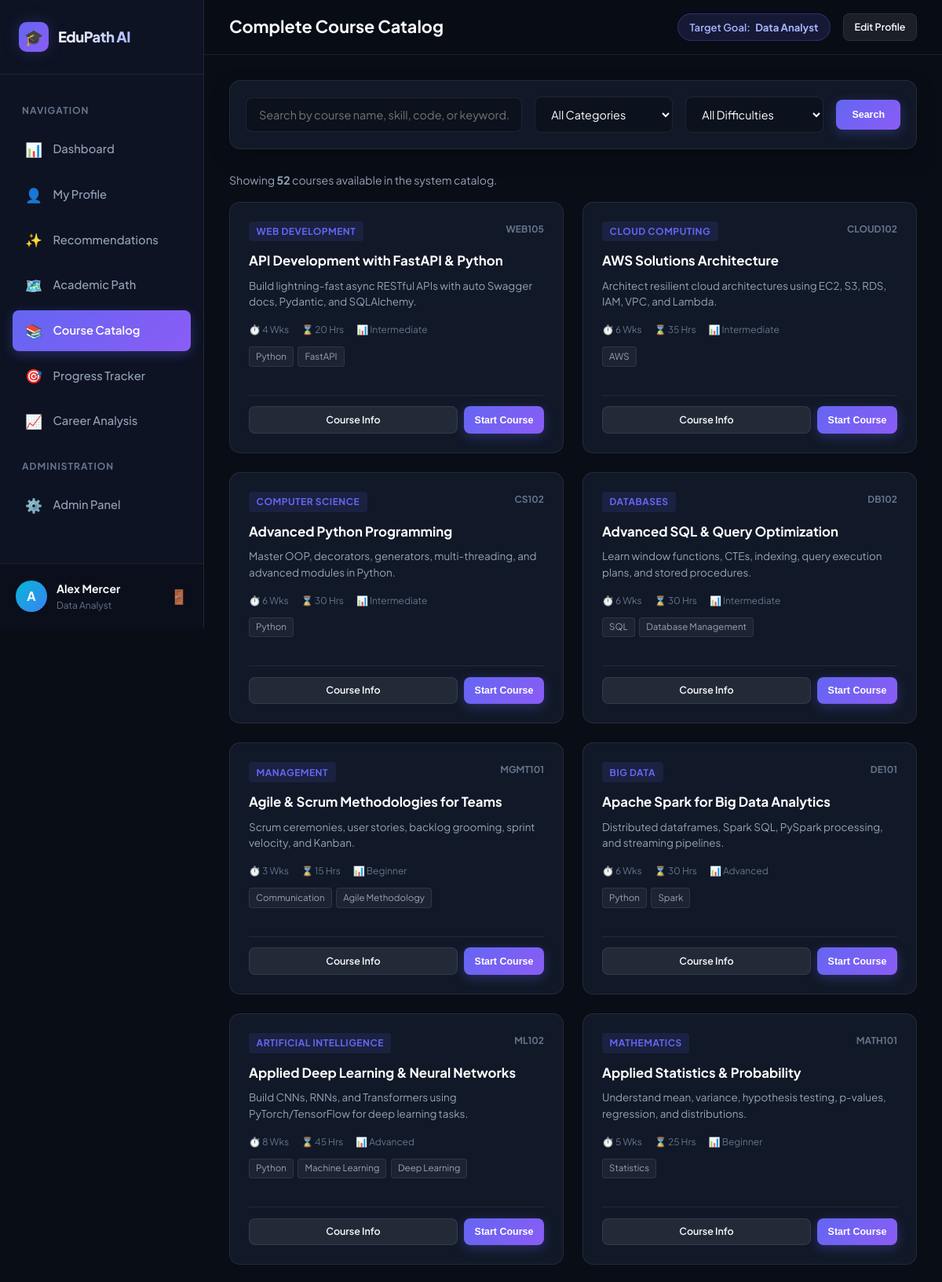
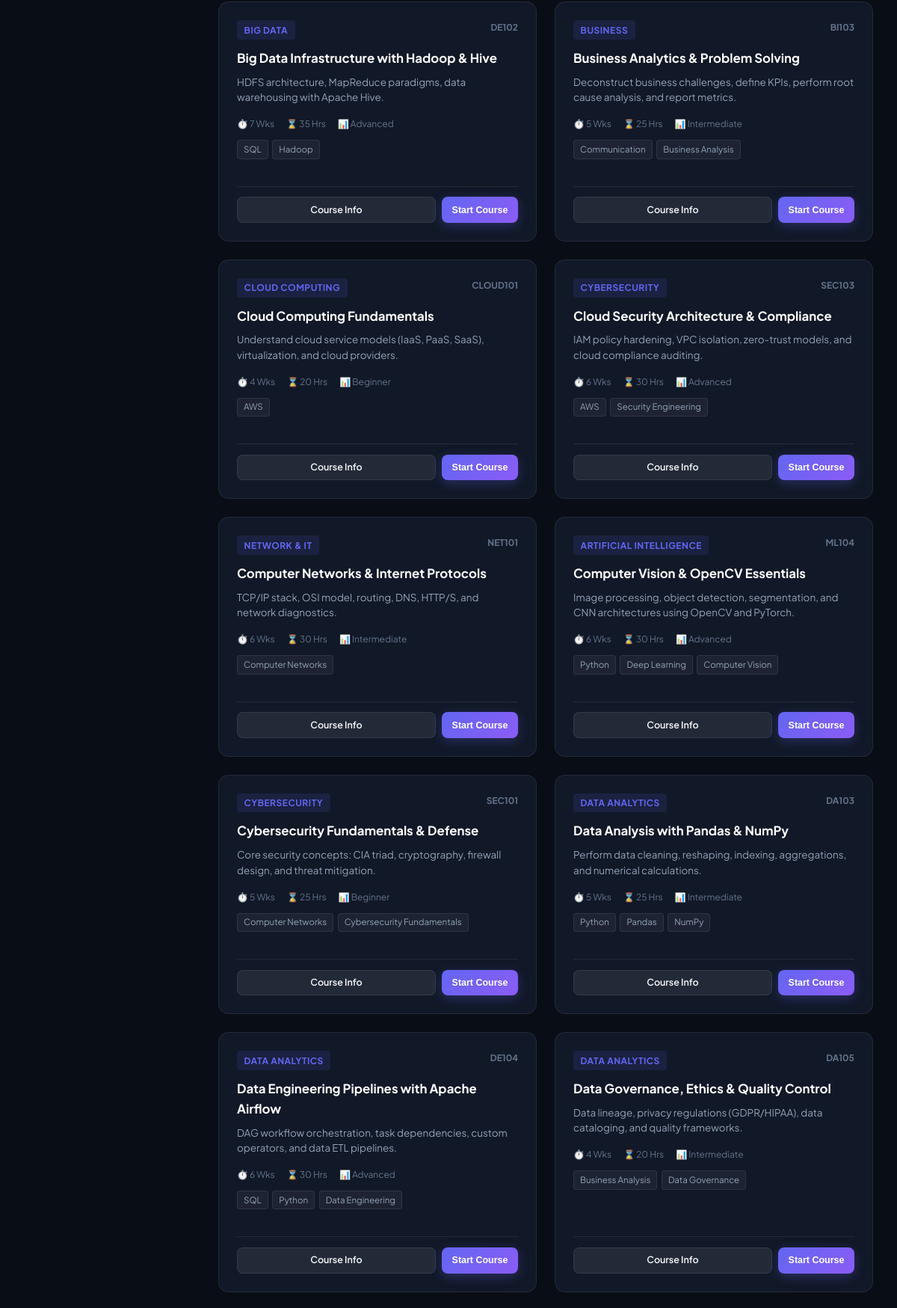
/courses (signed in, upper part), run on the app's committed database (2 pictures, top to bottom).
### tables this page shows
CREATE TABLE students (
    id INTEGER PRIMARY KEY AUTOINCREMENT,
    name TEXT NOT NULL,
    email TEXT NOT NULL UNIQUE,
    password_hash TEXT NOT NULL,
    degree TEXT DEFAULT 'B.Tech CSE',
    branch TEXT DEFAULT 'Computer Science & Engineering',
    semester INTEGER DEFAULT 5,
    cgpa REAL DEFAULT 8.0,
    target_career_id INTEGER,
    created_at TIMESTAMP DEFAULT CURRENT_TIMESTAMP,
    FOREIGN KEY (target_career_id) REFERENCES career_roles(id) ON DELETE SET NULL
);

CREATE TABLE career_roles (
    id INTEGER PRIMARY KEY AUTOINCREMENT,
    title TEXT NOT NULL UNIQUE,
    description TEXT,
    category TEXT NOT NULL
);

CREATE TABLE courses (
    id INTEGER PRIMARY KEY AUTOINCREMENT,
    course_code TEXT NOT NULL UNIQUE,
    name TEXT NOT NULL,
    category TEXT NOT NULL,
    description TEXT NOT NULL,
    difficulty TEXT NOT NULL CHECK(difficulty IN ('Beginner', 'Intermediate', 'Advanced')),
    duration_weeks INTEGER NOT NULL,
    estimated_hours INTEGER NOT NULL
);

### app.py (the view)
@app.route("/courses")
@login_required
def courses():
    search_query = request.args.get("q", "").strip()
    category_filter = request.args.get("category", "").strip()
    difficulty_filter = request.args.get("difficulty", "").strip()
    conn = get_db()
    cursor = conn.cursor()
    query = """
        SELECT c.*,
            GROUP_CONCAT(DISTINCT s.name) as skill_names,
            (SELECT COUNT(*) FROM course_prerequisites cp WHERE cp.course_id = c.id) as prereq_count
        FROM courses c
        LEFT JOIN course_skills cs ON c.id = cs.course_id
        LEFT JOIN skills s ON cs.skill_id = s.id
        WHERE 1=1
    """
    params = []
    if search_query:
        query += " AND (c.name LIKE ? OR c.description LIKE ? OR c.course_code LIKE ? OR s.name LIKE ?)"
        term = f"%{search_query}%"
        params.extend([term, term, term, term])
    if category_filter:
        query += " AND c.category = ?"
        params.append(category_filter)
    if difficulty_filter:
        query += " AND c.difficulty = ?"
        params.append(difficulty_filter)
    query += " GROUP BY c.id ORDER BY c.name"
    cursor.execute(query, params)
    all_courses = [dict(r) for r in cursor.fetchall()]
    cursor.execute("SELECT DISTINCT category FROM courses ORDER BY category")
    categories = [r[0] for r in cursor.fetchall()]
    conn.close()
    return render_template(
        "courses.html",
        courses=all_courses,
        categories=categories,
        search_query=search_query,
        category_filter=category_filter,
        difficulty_filter=difficulty_filter
    )

### app.py (called while the page is built)
def get_db():
    ensure_db_initialized()
    conn = sqlite3.connect(DB_PATH)
    conn.row_factory = sqlite3.Row
    conn.execute("PRAGMA foreign_keys = ON;")
    return conn

@app.context_processor
def inject_user():
    if "user_id" in session:
        conn = get_db()
        cursor = conn.cursor()
        cursor.execute("""
            SELECT s.*, cr.title as target_career_title
            FROM students s
            LEFT JOIN career_roles cr ON s.target_career_id = cr.id
            WHERE s.id = ?
        """, (session["user_id"],))
        user = cursor.fetchone()
        conn.close()
        return {"current_user": dict(user) if user else None, "is_admin": session.get("is_admin", False)}
    return {"current_user": None, "is_admin": session.get("is_admin", False)}

def login_required(f):
    from functools import wraps
    @wraps(f)
    def decorated_function(*args, **kwargs):
        if "user_id" not in session:
            flash("Please sign in to access EduPath AI features.", "warning")
            return redirect(url_for("login"))
        return f(*args, **kwargs)
    return decorated_function

### templates/courses.html (shortened to what this page needs)
{% extends "base.html" %}
{% block page_title %}Complete Course Catalog{% endblock %}
{% block content %}
<div class="card" style="padding: 1.25rem;">
    <form action="{{ url_for('courses') }}" method="GET" style="display: flex; flex-wrap: wrap; gap: 1rem; align-items: center;">
        <div style="flex: 2; min-width: 250px;">
            <input type="text" name="q" class="form-control" placeholder="Search by course name, skill, code, or keyword..." value="{{ search_query }}">
        </div>
        <div style="flex: 1; min-width: 160px;">
            <select name="category" class="form-select" onchange="this.form.submit()">
                <option value="">All Categories</option>
            </select>
        </div>
        <div style="flex: 1; min-width: 140px;">
            <select name="difficulty" class="form-select" onchange="this.form.submit()">
                <option value="">All Difficulties</option>
            </select>
        </div>
        <button type="submit" class="btn btn-primary btn-sm" style="padding: 0.75rem 1.25rem;">Search</button>
    </form>
</div>
<div style="margin-bottom: 1rem; font-size: 0.88rem; color: var(--text-muted);">
    Showing <strong>{{ courses|length }}</strong> courses available in the system catalog.
</div>
<div class="course-grid">
    {% for c in courses %}
    <div class="course-card">
        <div>
            <div class="course-card-top">
                <span class="course-category">{{ c.category }}</span>
                <span style="font-size: 0.75rem; color: var(--text-dim); font-weight: 700;">{{ c.course_code }}</span>
            </div>
            <h4 class="course-title">{{ c.name }}</h4>
            <p class="course-desc">{{ c.description }}</p>
            <div style="display: flex; gap: 1rem; font-size: 0.75rem; color: var(--text-dim); margin-bottom: 0.75rem;">
                <span>⏱️ {{ c.duration_weeks }} Wks</span>
                <span>⌛ {{ c.estimated_hours }} Hrs</span>
                <span>📊 {{ c.difficulty }}</span>
            </div>
            {% if c.skill_names %}
            <div class="skills-pill-container">
                {% for sk in c.skill_names.split(',')[:4] %}
                    <span class="skill-pill">{{ sk.strip() }}</span>
                {% endfor %}
            </div>
            {% endif %}
        </div>
        <div style="margin-top: 1rem; border-top: 1px solid var(--border-color); padding-top: 0.85rem; display: flex; gap: 0.5rem;">
            <a href="{{ url_for('course_details', course_id=c.id) }}" class="btn btn-secondary btn-sm" style="flex: 1;">Course Info</a>
            <button onclick="updateCourseStatus({{ c.id }}, 'in_progress', 10)" class="btn btn-primary btn-sm">Start Course</button>
        </div>
    </div>
    {% endfor %}
</div>
{% endblock %}

### templates/base.html (shortened to what this page needs)
<!DOCTYPE html>
<html lang="en">
<head>
    <link rel="stylesheet" href="{{ url_for('static', filename='css/style.css') }}">
</head>
<body>
    <div class="app-container">
        <aside class="sidebar">
            <div class="sidebar-header">
                <div class="brand-icon">🎓</div>
                <div class="brand-title">EduPath AI</div>
            </div>
            <nav class="nav-menu">
                <div class="nav-section-title">Navigation</div>
                <a href="{{ url_for('dashboard') }}" class="nav-item {% if request.endpoint == 'dashboard' %}active{% endif %}">
                    <span class="nav-icon">📊</span>
                    <span>Dashboard</span>
                </a>
                <a href="{{ url_for('profile') }}" class="nav-item {% if request.endpoint == 'profile' %}active{% endif %}">
                    <span class="nav-icon">👤</span>
                    <span>My Profile</span>
                </a>
                <a href="{{ url_for('recommendations') }}" class="nav-item {% if request.endpoint == 'recommendations' %}active{% endif %}">
                    <span class="nav-icon">✨</span>
                    <span>Recommendations</span>
                </a>
                <a href="{{ url_for('academic_path') }}" class="nav-item {% if request.endpoint == 'academic_path' %}active{% endif %}">
                    <span class="nav-icon">🗺️</span>
                    <span>Academic Path</span>
                </a>
                <a href="{{ url_for('courses') }}" class="nav-item {% if request.endpoint == 'courses' %}active{% endif %}">
                    <span class="nav-icon">📚</span>
                    <span>Course Catalog</span>
                </a>
                <a href="{{ url_for('progress') }}" class="nav-item {% if request.endpoint == 'progress' %}active{% endif %}">
                    <span class="nav-icon">🎯</span>
                    <span>Progress Tracker</span>
                </a>
                <a href="{{ url_for('career_analysis') }}" class="nav-item {% if request.endpoint == 'career_analysis' %}active{% endif %}">
                    <span class="nav-icon">📈</span>
                    <span>Career Analysis</span>
                </a>
                <div class="nav-section-title">Administration</div>
                <a href="{{ url_for('admin_dashboard') }}" class="nav-item {% if request.endpoint == 'admin_dashboard' %}active{% endif %}">
                    <span class="nav-icon">⚙️</span>
                    <span>Admin Panel</span>
                </a>
            </nav>
            {% if current_user %}
            <div class="sidebar-user">
                <div class="user-avatar">{{ current_user.name[0] }}</div>
                <div class="user-info">
                    <div class="user-name">{{ current_user.name }}</div>
                    <div class="user-career">{{ current_user.target_career_title or 'Student' }}</div>
                </div>
                <a href="{{ url_for('logout') }}" title="Sign Out" style="color: var(--text-dim); font-size: 1.1rem;">🚪</a>
            </div>
            {% endif %}
        </aside>
        <main class="main-content">
            <header class="topbar">
                <h1 class="page-title">{% block page_title %}Dashboard{% endblock %}</h1>
                <div class="topbar-actions">
                    {% if current_user and current_user.target_career_title %}
                    <div class="career-pill">
                        <span>Target Goal:</span>
                        <strong>{{ current_user.target_career_title }}</strong>
                    </div>
                    {% endif %}
                    <a href="{{ url_for('profile') }}" class="btn btn-secondary btn-sm">Edit Profile</a>
                </div>
            </header>
            <div class="page-container">
                {% block content %}{% endblock %}
            </div>
        </main>
    </div>
</body>
</html>

### data on the page
students: name "A", name "Alex Mercer"
career_roles: title "Data Analyst", target_career_title "Data Analyst"
courses: category "WEB DEVELOPMENT", course_code "WEB105", name "API Development with FastAPI & Python", description "Build lightning-fast async RESTful APIs with auto Swagger docs, Pydantic, and SQLAlchemy.", duration_weeks "4", estimated_hours "20", difficulty "Intermediate", strip "Python" "FastAPI"
courses: category "CLOUD COMPUTING", course_code "CLOUD102", name "AWS Solutions Architecture", description "Architect resilient cloud architectures using EC2, S3, RDS, IAM, VPC, and Lambda.", duration_weeks "6", estimated_hours "35", difficulty "Intermediate", strip "AWS"
courses: category "COMPUTER SCIENCE", course_code "CS102", name "Advanced Python Programming", description "Master OOP, decorators, generators, multi-threading, and advanced modules in Python.", duration_weeks "6", estimated_hours "30", difficulty "Intermediate", strip "Python"
courses: category "DATABASES", course_code "DB102", name "Advanced SQL & Query Optimization", description "Learn window functions, CTEs, indexing, query execution plans, and stored procedures.", duration_weeks "6", estimated_hours "30", difficulty "Intermediate", strip "SQL" "Database Management"
courses: category "MANAGEMENT", course_code "MGMT101", name "Agile & Scrum Methodologies for Teams", description "Scrum ceremonies, user stories, backlog grooming, sprint velocity, and Kanban.", duration_weeks "3", estimated_hours "15", difficulty "Beginner", strip "Communication" "Agile Methodology"
courses: category "BIG DATA", course_code "DE101", name "Apache Spark for Big Data Analytics", description "Distributed dataframes, Spark SQL, PySpark processing, and streaming pipelines.", duration_weeks "6", estimated_hours "30", difficulty "Advanced", strip "Python" "Spark"
courses: category "ARTIFICIAL INTELLIGENCE", course_code "ML102", name "Applied Deep Learning & Neural Networks", description "Build CNNs, RNNs, and Transformers using PyTorch/TensorFlow for deep learning tasks.", duration_weeks "8", estimated_hours "45", difficulty "Advanced", strip "Python" "Machine Learning" "Deep Learning"
courses: category "MATHEMATICS", course_code "MATH101", name "Applied Statistics & Probability", description "Understand mean, variance, hypothesis testing, p-values, regression, and distributions.", duration_weeks "5", estimated_hours "25", difficulty "Beginner", strip "Statistics"
courses: category "BIG DATA", course_code "DE102", name "Big Data Infrastructure with Hadoop & Hive", description "HDFS architecture, MapReduce paradigms, data warehousing with Apache Hive.", duration_weeks "7", estimated_hours "35", difficulty "Advanced", strip "SQL" "Hadoop"
courses: category "BUSINESS", course_code "BI103", name "Business Analytics & Problem Solving", description "Deconstruct business challenges, define KPIs, perform root cause analysis, and report metrics.", duration_weeks "5", estimated_hours "25", difficulty "Intermediate", strip "Communication" "Business Analysis"
courses: category "CLOUD COMPUTING", course_code "CLOUD101", name "Cloud Computing Fundamentals", description "Understand cloud service models (IaaS, PaaS, SaaS), virtualization, and cloud providers.", duration_weeks "4", estimated_hours "20", difficulty "Beginner", strip "AWS"
courses: category "CYBERSECURITY", course_code "SEC103", name "Cloud Security Architecture & Compliance", description "IAM policy hardening, VPC isolation, zero-trust models, and cloud compliance auditing.", duration_weeks "6", estimated_hours "30", difficulty "Advanced", strip "AWS" "Security Engineering"
courses: category "NETWORK & IT", course_code "NET101", name "Computer Networks & Internet Protocols", description "TCP/IP stack, OSI model, routing, DNS, HTTP/S, and network diagnostics.", duration_weeks "6", estimated_hours "30", difficulty "Intermediate", strip "Computer Networks"
courses: category "ARTIFICIAL INTELLIGENCE", course_code "ML104", name "Computer Vision & OpenCV Essentials", description "Image processing, object detection, segmentation, and CNN architectures using OpenCV and PyTorch.", duration_weeks "6", estimated_hours "30", difficulty "Advanced", strip "Python" "Deep Learning" "Computer Vision"
courses: category "CYBERSECURITY", course_code "SEC101", name "Cybersecurity Fundamentals & Defense", description "Core security concepts: CIA triad, cryptography, firewall design, and threat mitigation.", duration_weeks "5", estimated_hours "25", difficulty "Beginner", strip "Computer Networks" "Cybersecurity Fundamentals"
courses: category "DATA ANALYTICS", course_code "DA103", name "Data Analysis with Pandas & NumPy", description "Perform data cleaning, reshaping, indexing, aggregations, and numerical calculations.", duration_weeks "5", estimated_hours "25", difficulty "Intermediate", strip "Python" "Pandas" "NumPy"
courses: category "DATA ANALYTICS", course_code "DE104", name "Data Engineering Pipelines with Apache Airflow", description "DAG workflow orchestration, task dependencies, custom operators, and data ETL pipelines.", duration_weeks "6", estimated_hours "30", difficulty "Advanced", strip "SQL" "Python" "Data Engineering"
courses: category "DATA ANALYTICS", course_code "DA105", name "Data Governance, Ethics & Quality Control", description "Data lineage, privacy regulations (GDPR/HIPAA), data cataloging, and quality frameworks.", duration_weeks "4", estimated_hours "20", difficulty "Intermediate", strip "Business Analysis" "Data Governance"

### other printed values
{{ courses|length }} "52"
